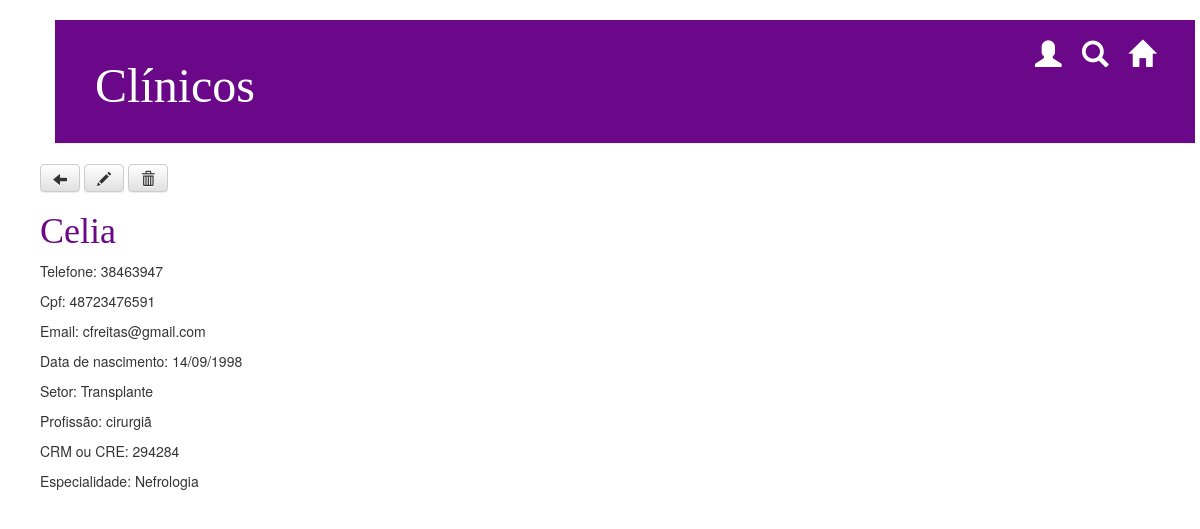
Before: /clinico/2/ with the older database file.
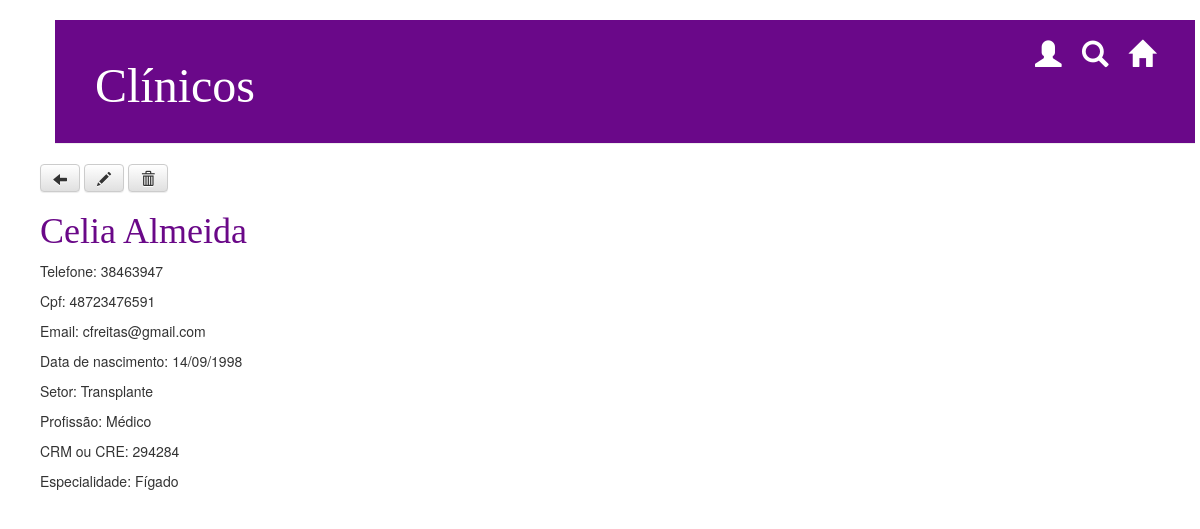
After: the same page with the newer database file.
### transplante/models.py (models this page shows, shortened)
class Pessoa (models.Model):
		nome = models.CharField(max_length=200, default = '', verbose_name='Nome')
		telefone = models.CharField(max_length=15, default = '', verbose_name='Telefone')
		cpf = models.CharField(max_length=11, default = '', verbose_name='CPF')
		email = models.CharField(max_length=100, default = '', verbose_name='e-Mail')
		data_nasc = models.CharField(max_length=10, default = '', verbose_name='Data de Nascimento')

class Clinico (Pessoa):
		id_clinico = models.AutoField(primary_key=True)
		setor = models.CharField(max_length=100, default = '', verbose_name='Setor')
		profissao = models.CharField(max_length=50, default = '', verbose_name='Profissão')
		CRM_CRE = models.CharField(max_length=50, default = '', verbose_name='CRM ou CRE')
		especialidade = models.CharField(max_length=100, default = '', verbose_name='Especialidade')

class Pessoa (models.Model):
		nome = models.CharField(max_length=200, default = '', verbose_name='Nome')
		telefone = models.CharField(max_length=15, default = '', verbose_name='Telefone')
		cpf = models.CharField(max_length=11, default = '', verbose_name='CPF')
		email = models.CharField(max_length=100, default = '', verbose_name='e-Mail')
		data_nasc = models.CharField(max_length=10, default = '', verbose_name='Data de Nascimento')

### transplante/views.py (the view)
# urls.py: path('clinico/<int:pk>/', views.clinicos_detail, name='clinicos_detail'),
def clinicos_detail(request, pk):
    clinico = get_object_or_404(Clinico, pk=pk)
    return render(request, 'transplante/clinicos_detail.html', {'clinico': clinico})

### transplante/templates/transplante/clinicos_detail.html (shortened to what this page needs)
{% load staticfiles %}
<html>
    <head>
        <link rel="stylesheet" href="//maxcdn.bootstrapcdn.com/bootstrap/3.2.0/css/bootstrap.min.css">
        <link rel="stylesheet" href="//maxcdn.bootstrapcdn.com/bootstrap/3.2.0/css/bootstrap-theme.min.css">
       <link rel="stylesheet" href="{% static 'css/home.css' %}">
    <div class="content container">
<div class="page-header">
			<a href="{% url 'home' %}" class="top-menu"><span class="glyphicon glyphicon-home"></span></a>
			<a href="/" class="top-menu"><span class="glyphicon glyphicon-search"></span></a>
			<a href="/" class="top-menu"><span class="glyphicon glyphicon-user"></span></a>
            <h1>Clínicos</h1>
        </div>
</head>
<body>
        <div class="row">
            <div>
			<a class="btn btn-default" href="{% url 'lista_clinicos' %}"><span class="glyphicon glyphicon-arrow-left"></span></a>
            <a class="btn btn-default" href="{% url 'clinicos_edit' pk=clinico.pk %}"><span class="glyphicon glyphicon-pencil"></span></a>
            <a class="btn btn-default" href="{% url 'remove_clinico' pk=clinico.pk %}"><span class="glyphicon glyphicon-trash"></span></a>
      <h1><a href="{% url 'clinicos_detail' pk=clinico.pk %}">{{ clinico.nome }}</a></h1>
                    <p>Telefone: {{ clinico.telefone}}</p>
                    <p>Cpf: {{ clinico.cpf}}</p>
                    <p>Email: {{ clinico.email}}</p>
                    <p>Data de nascimento: {{ clinico.data_nasc}}</p>
                    <p>Setor: {{ clinico.setor}}</p>
                    <p>Profissão: {{ clinico.profissao}}</p>
                    <p>CRM ou CRE: {{ clinico.CRM_CRE}}</p>
                    <p>Especialidade: {{ clinico.especialidade|linebreaksbr }}</p>
            </div>
        </div>
</body>
</html>

### transplante/static/css/home.css (style rules this page uses)
h1 a { color: #6A0888; }
.page-header { background-color: #6A0889; margin-top: 0; padding: 20px 20px 20px 40px; }
.page-header h1, .page-header h1 a, .page-header h1 a:visited, .page-header h1 a:active { color: #ffffff; font-size: 36pt; text-decoration: none; }
.content { margin-left: 40px; }
h1, h2, h3, h4 { font-family: 'Georgia'; }
.top-menu, .top-menu:hover, .top-menu:visited { color: #ffffff; float: right; font-size: 20pt; margin-right: 20px; }

Changed rows visible on the page:
changed Clinico "Transplante": profissao "cirurgiã" → "Médico"; especialidade "Nefrologia" → "Fígado"
Other visible differences:
{{ clinico.nome }}: "Celia" → "Celia Almeida"
